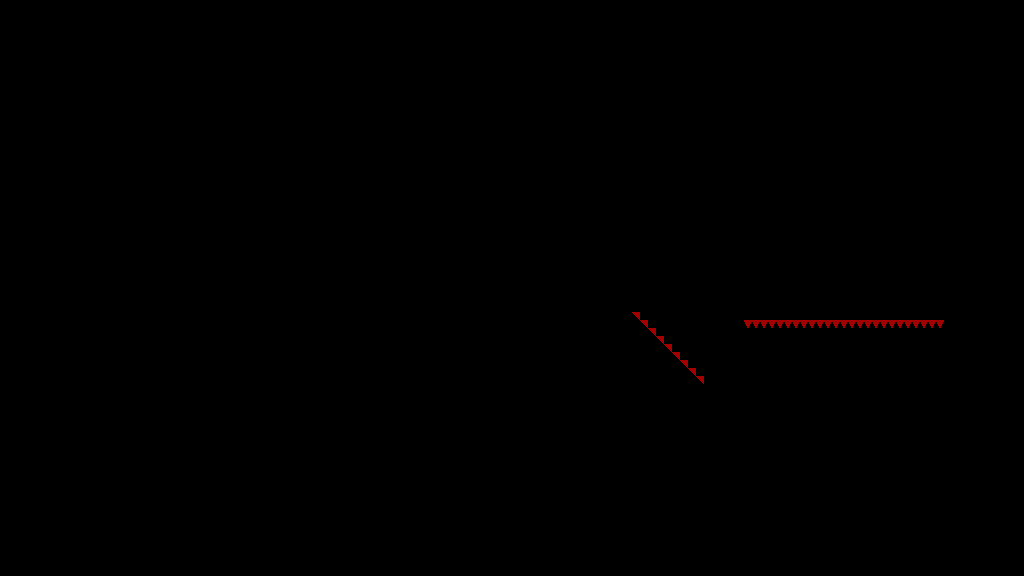

Tiled map render using the project's own tile images. Description and the map definition, with tile-layer contents summarised, below:
An orthogonal 128x72 tile map with 8x8 px tiles, 1 tile layer (T_Spikes) and 72 objects.

<map version="1.4" tiledversion="1.4.3" orientation="orthogonal" renderorder="right-down" width="128" height="72" tilewidth="8" tileheight="8" infinite="0" nextlayerid="8" nextobjectid="1166">
 <tileset firstgid="1" source="../../../Sprites/Tiles/DEV/flat/T_spr_nv_flat_0.tsx" />
 <layer id="1" name="T_Spikes" width="128" height="72">
  <data>[9216 cells, 34 non-empty, 2 distinct tile ids]</data>
 </layer>
 <objectgroup id="2" name="C_Solid">
  <object id="1076" x="320" y="304">
   <polygon points="0,0 96,0 0,96" />
  </object>
  <object id="1078" x="704" y="384" width="216" height="16" />
  <object id="1080" x="704" y="464" width="304" height="96" />
  <object id="1081" x="320" y="464">
   <polygon points="0,0 96,96 0,96" />
  </object>
  <object id="1082" x="704" y="464">
   <polygon points="0,0 -96,96 0,96" />
  </object>
  <object id="1083" x="40" y="96">
   <polygon points="0,0 48,-48 96,0" />
  </object>
  <object id="1089" x="744" y="304" width="200" height="16" />
  <object id="1090" x="416" y="80">
   <polygon points="0,0 -16,-16 0,-16" />
  </object>
  <object id="1091" x="744" y="384">
   <polygon points="0,0 16,-16 32,0" />
  </object>
  <object id="1095" x="1008" y="16" width="16" height="544" />
  <object id="1096" x="816" y="384">
   <polygon points="0,0 16,-16 32,0" />
  </object>
  <object id="1098" x="0" y="560" width="1024" height="16" />
  <object id="1099" x="464" y="552" width="96" height="8" />
  <object id="1101" x="528" y="520">
   <polygon points="0,0 32,32 0,32" />
  </object>
  <object id="1102" x="464" y="552">
   <polygon points="0,0 32,-32 32,0" />
  </object>
  <object id="1103" x="496" y="536" width="32" height="16" />
  <object id="1104" x="496" y="520">
   <polygon points="0,0 16,16 0,16" />
  </object>
  <object id="1105" x="512" y="536">
   <polygon points="0,0 16,-16 16,0" />
  </object>
  <object id="1106" x="0" y="0" width="1024" height="16" />
  <object id="1107" x="1008" y="16" width="16" height="544" />
  <object id="1108" x="0" y="16" width="16" height="544" />
  <object id="1109" x="0" y="16" width="16" height="544" />
  <object id="1110" x="96" y="464" width="224" height="96" />
  <object id="1111" x="16" y="304" width="80" height="256" />
  <object id="1112" x="120" y="304" width="200" height="96" />
  <object id="1117" x="888" y="384">
   <polygon points="0,0 16,-16 32,0" />
  </object>
  <object id="1118" x="608" y="304">
   <polygon points="0,0 16,16 16,0" />
  </object>
  <object id="1119" x="640" y="320">
   <polygon points="0,0 16,16 0,16" />
  </object>
  <object id="1120" x="640" y="336">
   <polygon points="0,0 16,0 16,16 0,0" />
  </object>
  <object id="1121" x="664" y="344">
   <polygon points="0,0 16,16 0,16" />
  </object>
  <object id="1122" x="664" y="360">
   <polygon points="0,0 16,0 16,16" />
  </object>
  <object id="1123" x="688" y="368">
   <polygon points="0,0 16,16 0,16" />
  </object>
  <object id="1124" x="688" y="384">
   <polygon points="0,0 16,0 16,16" />
  </object>
  <object id="1125" x="512" y="320">
   <polygon points="0,0 -16,-16 16,-16" />
  </object>
  <object id="1127" x="944" y="384" width="64" height="80" />
  <object id="1128" x="536" y="176">
   <polygon points="0,0 24,0 24,24" />
  </object>
  <object id="1129" x="536" y="152">
   <polygon points="0,0 24,24 0,24" />
  </object>
  <object id="1130" x="512" y="152">
   <polygon points="0,0 24,0 24,24" />
  </object>
  <object id="1131" x="512" y="128">
   <polygon points="0,0 24,24 0,24" />
  </object>
  <object id="1132" x="488" y="128">
   <polygon points="0,0 24,0 24,24 0,0" />
  </object>
  <object id="1133" x="488" y="104">
   <polygon points="0,0 24,24 0,24" />
  </object>
  <object id="1134" x="464" y="104">
   <polygon points="0,0 24,24 24,0" />
  </object>
  <object id="1135" x="624" y="304" width="8" height="16" />
  <object id="1136" x="656" y="344" width="8" height="8" />
  <object id="1138" x="680" y="368" width="8" height="8" />
  <object id="1139" x="624" y="320">
   <polygon points="0,0 16,0 16,16 0,0" />
  </object>
  <object id="1140" x="656" y="352">
   <polygon points="0,0 8,0 8,8" />
  </object>
  <object id="1141" x="680" y="376">
   <polygon points="0,0 8,0 8,8" />
  </object>
  <object id="1142" x="680" y="360">
   <polygon points="0,0 8,8 0,8" />
  </object>
  <object id="1143" x="656" y="336">
   <polygon points="0,0 8,8 0,8" />
  </object>
  <object id="1144" x="888" y="384">
   <polygon points="0,0 16,-16 32,0" />
  </object>
  <object id="1145" x="816" y="384">
   <polygon points="0,0 16,-16 32,0" />
  </object>
  <object id="1146" x="744" y="384">
   <polygon points="0,0 16,-16 32,0" />
  </object>
  <object id="1147" x="856" y="288" width="16" height="16" />
  <object id="1148" x="744" y="272" width="16" height="32" />
  <object id="1149" x="584" y="112">
   <polygon points="0,0 16,0 16,16" />
  </object>
  <object id="1150" x="576" y="104">
   <polygon points="0,0 8,0 8,8" />
  </object>
  <object id="1151" x="576" y="96" width="8" height="8" />
  <object id="1152" x="584" y="96">
   <polygon points="0,0 16,16 0,16" />
  </object>
  <object id="1153" x="576" y="88">
   <polygon points="0,0 8,8 0,8" />
  </object>
  <object id="1154" x="560" y="88">
   <polygon points="0,0 16,0 16,16" />
  </object>
  <object id="1155" x="552" y="80">
   <polygon points="0,0 8,0 8,8" />
  </object>
  <object id="1156" x="552" y="72" width="8" height="8" />
  <object id="1157" x="560" y="72">
   <polygon points="0,0 16,16 0,16" />
  </object>
  <object id="1158" x="552" y="64">
   <polygon points="0,0 8,8 0,8" />
  </object>
  <object id="1159" x="536" y="64">
   <polygon points="0,0 16,0 16,16 0,0" />
  </object>
  <object id="1160" x="528" y="56">
   <polygon points="0,0 8,0 8,8 0,0" />
  </object>
  <object id="1161" x="536" y="48">
   <polygon points="0,0 16,16 0,16" />
  </object>
  <object id="1162" x="528" y="40" width="8" height="16" />
  <object id="1163" x="512" y="40">
   <polygon points="0,0 16,16 16,0" />
  </object>
  <object id="1164" x="632" y="312">
   <polygon points="0,0 8,8 0,8" />
  </object>
 </objectgroup>
 <objectgroup id="3" name="C_Balls">
  <object id="1088" x="360" y="272" width="8" height="8" />
 </objectgroup>
 <objectgroup id="4" name="C_Orbs" />
 <objectgroup id="7" name="C_Spikes" />
</map>
